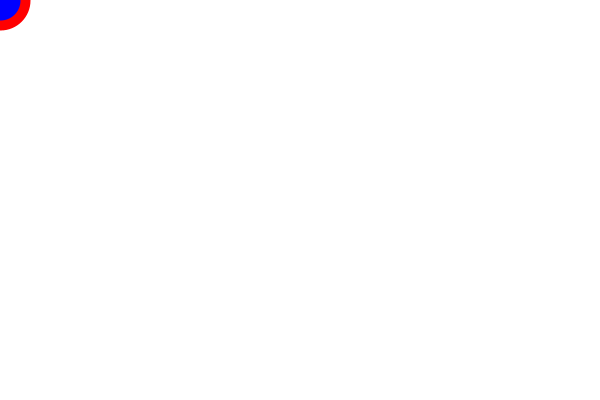
Frame 1 (no input)
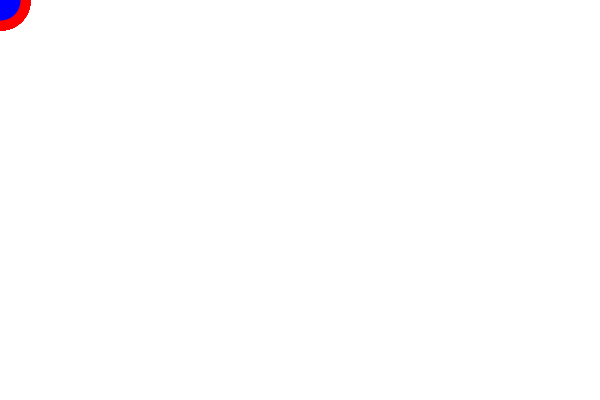
Frame 60 (the mouse pressed at the canvas centre just before this capture)
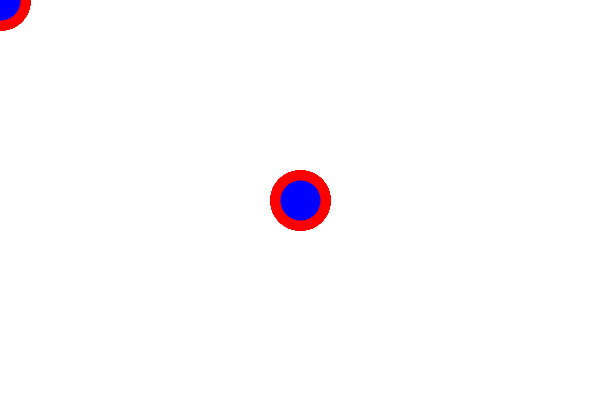
Frame 120 (the mouse held since frame 60 and released just before this capture)

The Processing sketch that drew these frames (run headless with seeded random() and noise(); from frame 60 on, the mouse is pressed at the canvas centre):

// Processing sketch: bluedot
// ── bluedot.pde
void setup() {
  size(600, 400);  
  background(255);
}

void draw() {
  fill(0, 0, 255);
  stroke(255, 0, 0);
  strokeWeight(10);
  ellipse(mouseX, mouseY, 50, 50);
}
